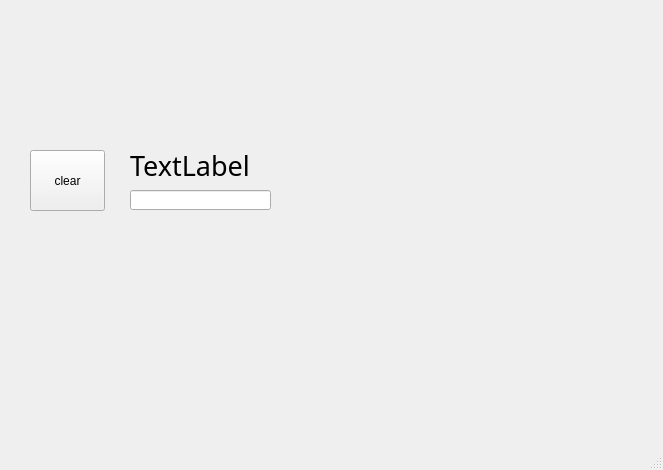
<?xml version="1.0" encoding="UTF-8"?>
<ui version="4.0">
 <class>MainWindow</class>
 <widget class="QMainWindow" name="MainWindow">
  <property name="geometry">
   <rect>
    <x>0</x>
    <y>0</y>
    <width>663</width>
    <height>470</height>
   </rect>
  </property>
  <property name="windowTitle">
   <string>MainWindow</string>
  </property>
  <widget class="QWidget" name="centralwidget">
   <widget class="QLabel" name="label">
    <property name="geometry">
     <rect>
      <x>130</x>
      <y>150</y>
      <width>461</width>
      <height>31</height>
     </rect>
    </property>
    <property name="font">
     <font>
      <family>a비타민</family>
      <pointsize>20</pointsize>
     </font>
    </property>
    <property name="text">
     <string>TextLabel</string>
    </property>
   </widget>
   <widget class="QPushButton" name="clearbutton">
    <property name="geometry">
     <rect>
      <x>30</x>
      <y>150</y>
      <width>75</width>
      <height>61</height>
     </rect>
    </property>
    <property name="text">
     <string>clear</string>
    </property>
   </widget>
   <widget class="QLineEdit" name="lineEdit">
    <property name="geometry">
     <rect>
      <x>130</x>
      <y>190</y>
      <width>141</width>
      <height>20</height>
     </rect>
    </property>
   </widget>
  </widget>
  <widget class="QMenuBar" name="menubar">
   <property name="geometry">
    <rect>
     <x>0</x>
     <y>0</y>
     <width>663</width>
     <height>21</height>
    </rect>
   </property>
  </widget>
  <widget class="QStatusBar" name="statusbar"/>
 </widget>
 <resources/>
 <connections>
  <connection>
   <sender>lineEdit</sender>
   <signal>textEdited(QString)</signal>
   <receiver>label</receiver>
   <slot>setText(QString)</slot>
   <hints>
    <hint type="sourcelabel">
     <x>202</x>
     <y>217</y>
    </hint>
    <hint type="destinationlabel">
     <x>200</x>
     <y>185</y>
    </hint>
   </hints>
  </connection>
  <connection>
   <sender>clearbutton</sender>
   <signal>clicked()</signal>
   <receiver>label</receiver>
   <slot>clear()</slot>
   <hints>
    <hint type="sourcelabel">
     <x>66</x>
     <y>191</y>
    </hint>
    <hint type="destinationlabel">
     <x>178</x>
     <y>189</y>
    </hint>
   </hints>
  </connection>
  <connection>
   <sender>clearbutton</sender>
   <signal>clicked()</signal>
   <receiver>lineEdit</receiver>
   <slot>clear()</slot>
   <hints>
    <hint type="sourcelabel">
     <x>68</x>
     <y>218</y>
    </hint>
    <hint type="destinationlabel">
     <x>141</x>
     <y>219</y>
    </hint>
   </hints>
  </connection>
 </connections>
</ui>
